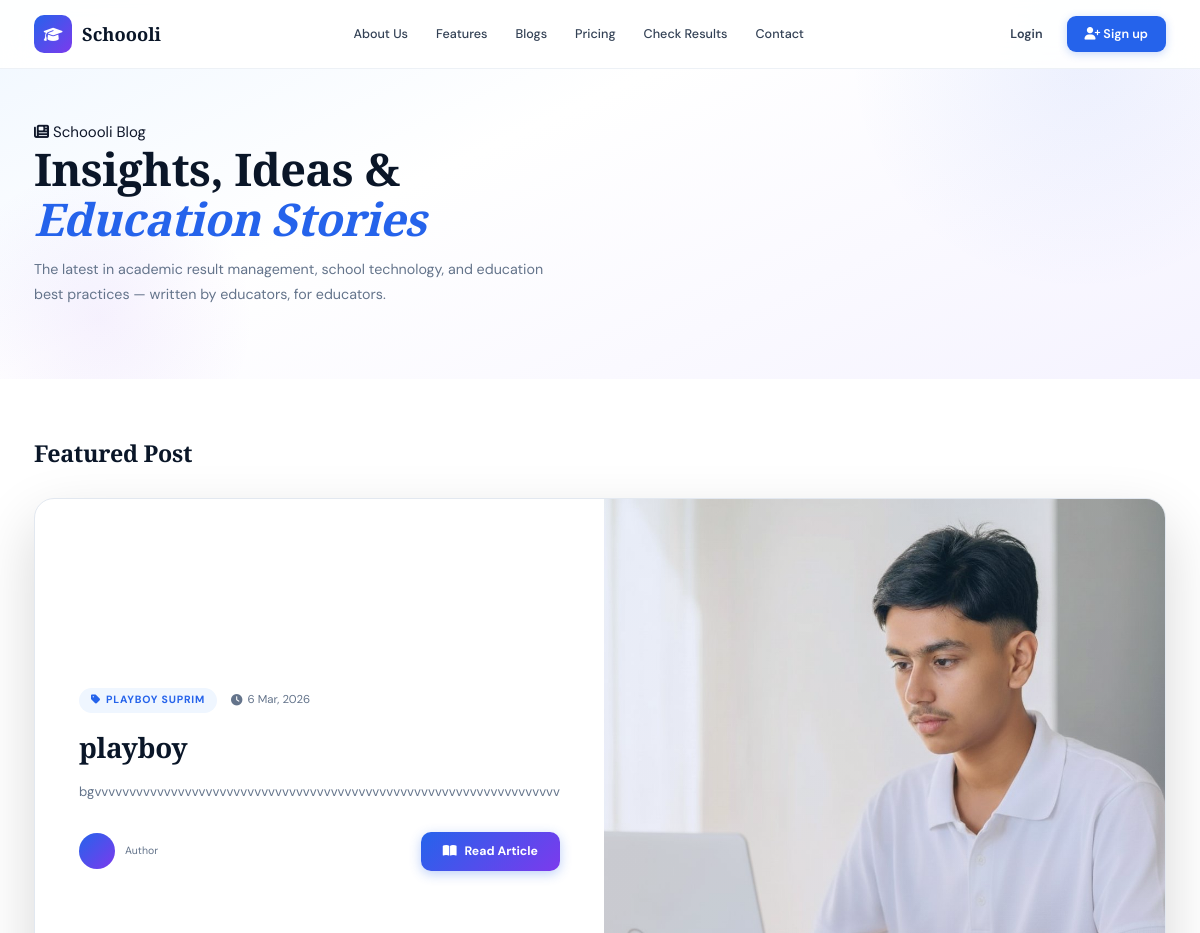
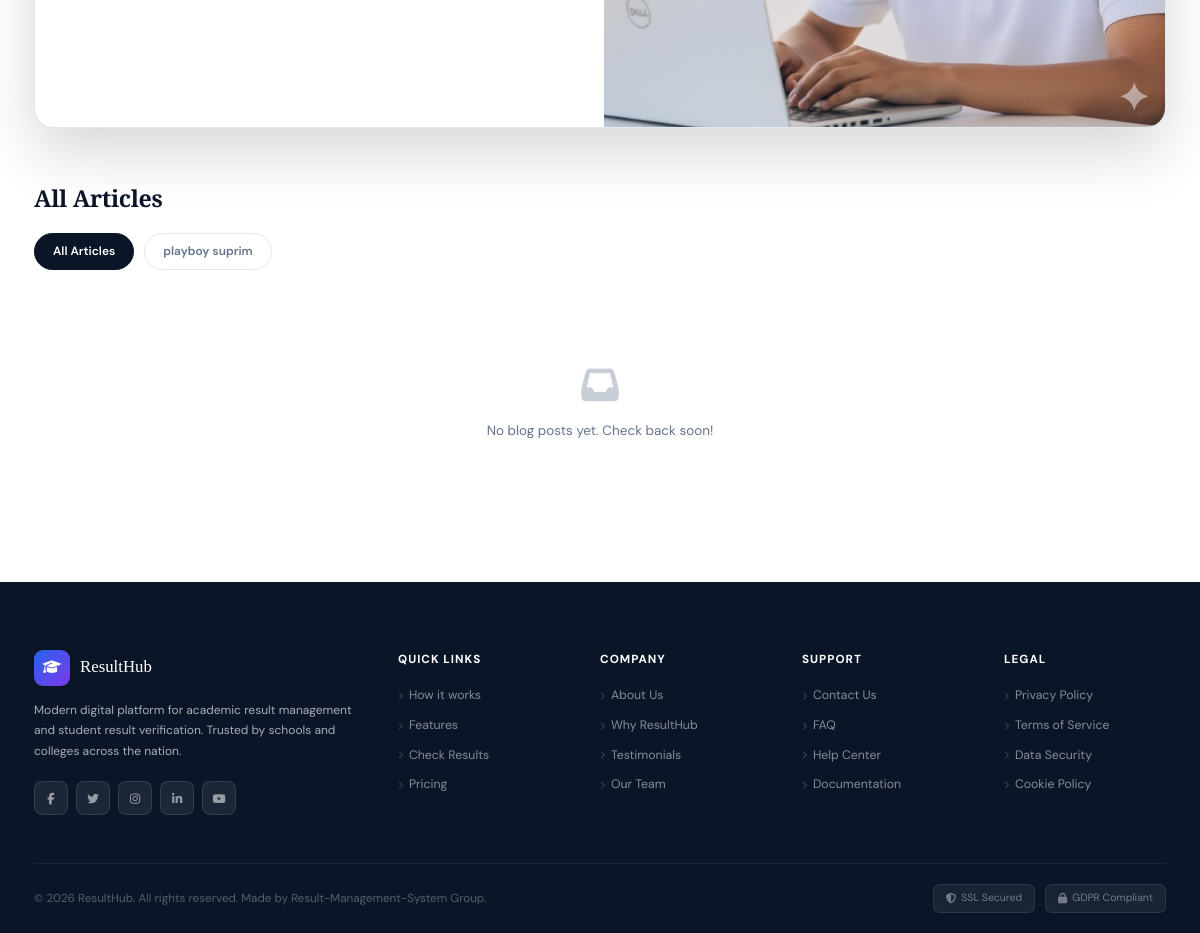
The app's page /blogs/ with its own data (2 pictures, top to bottom).
### results/models.py (models this page shows, shortened)
class Blog(models.Model):
    title = models.CharField(max_length=300)
    slug = models.SlugField(unique=True, blank=True)
    excerpt = models.TextField(help_text="Short summary of the blog post (150-200 characters)")
    content = HTMLField(help_text="Write your blog content here")
    featured_image = models.ImageField(upload_to='blog_images/', null=True, blank=True)
    category = models.ForeignKey(BlogCategory, on_delete=models.SET_NULL, null=True, blank=True)
    author = models.ForeignKey(User, on_delete=models.CASCADE, related_name='blog_posts')
    meta_description = models.CharField(max_length=160, blank=True, help_text="SEO meta description")
    meta_keywords = models.CharField(max_length=200, blank=True, help_text="comma-separated keywords")
    is_published = models.BooleanField(default=True)
    featured = models.BooleanField(default=False, help_text="Mark as featured blog")
    created_at = models.DateTimeField(auto_now_add=True)
    updated_at = models.DateTimeField(auto_now=True)
    views = models.IntegerField(default=0)
    class Meta:
        ordering = ['-created_at']
        verbose_name = "Blog Post"
        verbose_name_plural = "Blog Posts"

class BlogCategory(models.Model):
    name = models.CharField(max_length=100, unique=True)
    slug = models.SlugField(unique=True, blank=True)
    description = models.TextField(blank=True, null=True)
    class Meta:
        verbose_name_plural = "Blog Categories"

### results/views.py (the view)
# urls.py: path('blogs/', views.blog_list, name='blog_list'),
def blog_list(request):
    page_num = request.GET.get('page', 1)
    category_slug = request.GET.get('category')
    blogs = Blog.objects.filter(is_published=True).order_by('-created_at')
    current_category = None
    if category_slug:
        current_category = get_object_or_404(BlogCategory, slug=category_slug)
        blogs = blogs.filter(category=current_category)
    featured_post = blogs.filter(featured=True).first()
    if featured_post:
        blogs = blogs.exclude(id=featured_post.id)
    categories = BlogCategory.objects.all()
    paginator = Paginator(blogs, 6)  # 6 posts per page
    page_obj = paginator.get_page(page_num)
    context = {
        'featured_post': featured_post,
        'posts': page_obj,
        'categories': categories,
        'current_category': current_category,
    }
    return render(request, 'results/blogs.html', context)

### results/templates/results/blogs.html (shortened to what this page needs)
{% extends 'results/base.html' %}
{% load static %}
{% block content %}
<section class="blog-hero">
  <div class="blog-hero-inner">
    <div class="section-label"><i class="fas fa-newspaper"></i> Schoooli Blog</div>
    <h1>Insights, Ideas &amp;<br><em>Education Stories</em></h1>
    <p>The latest in academic result management, school technology, and education best practices — written by educators, for educators.</p>
  </div>
</section>
{% if featured_post %}
<section class="featured-section">
  <div class="section-head">
    <h2 class="section-title">Featured Post</h2>
  </div>
  <a href="{% url 'blog_detail' featured_post.slug %}" class="featured-card">
    <div class="featured-content">
      <div class="post-meta">
        {% if featured_post.category %}
        <span class="post-cat cat-blue">
          <i class="fas fa-tag"></i>
          {{ featured_post.category.name }}
        </span>
        {% endif %}
        <span class="post-date">
          <i class="fas fa-clock"></i>
          {{ featured_post.created_at|date:"j M, Y" }}
        </span>
      </div>
      <h2>{{ featured_post.title }}</h2>
      <p>{{ featured_post.excerpt }}</p>
      <div class="post-footer">
        <div class="author-row">
          <div class="author-av">
          </div>
          <div>
            <div class="author-role">Author</div>
          </div>
        </div>
        <span class="read-btn"><i class="fas fa-book-open"></i> Read Article</span>
      </div>
    </div>
    <div class="featured-img">
      {% if featured_post.featured_image %}
        <img src="{{ featured_post.featured_image.url }}" alt="{{ featured_post.title }}">
      {% else %}
        <img src="https://images.unsplash.com/photo-1509062522246-3755977927d7?w=800&q=80" alt="{{ featured_post.title }}">
      {% endif %}
    </div>
  </a>
</section>
{% endif %}
<section class="filter-section">
  <div class="section-head" style="margin-bottom:16px">
    <h2 class="section-title">All Articles</h2>
  </div>
  <div class="filter-row">
    <a href="{% url 'blog_list' %}"
       class="filter-pill {% if not current_category %}active{% endif %}">
      All Articles
    </a>
    {% for cat in categories %}
    <a href="{% url 'blog_list_by_category' cat.slug %}"
       class="filter-pill {% if current_category.id == cat.id %}active{% endif %}">
      {{ cat.name }}
    </a>
    {% endfor %}
  </div>
</section>
<section class="posts-section">
  <div class="posts-grid">
    {% for post in posts %}
    <a href="{% url 'blog_detail' post.slug %}" class="post-card">
      <div class="post-thumb">
        {% if post.featured_image %}
          <img src="{{ post.featured_image.url }}" alt="{{ post.title }}">
        {% else %}
          <div style="width: 100%; height: 100%; background: linear-gradient(135deg, var(--blue-light), var(--violet-bg)); display: flex; align-items: center; justify-content: center;">
            <i class="fas fa-image" style="font-size: 3rem; color: rgba(0,0,0,0.1);"></i>
          </div>
        {% endif %}
        {% if post.category %}
        <span class="thumb-cat post-cat cat-blue">
          <i class="fas fa-tag"></i> {{ post.category.name }}
        </span>
        {% endif %}
      </div>
      <div class="post-body">
        <h3 class="post-title">{{ post.title }}</h3>
        <p class="post-excerpt">{{ post.excerpt }}</p>
        <div class="post-card-foot">
          <span class="read-more">
            <i class="fas fa-arrow-right"></i> Read More
          </span>
          <span class="read-time">
            <i class="fas fa-clock"></i> {{ post.read_time }}
          </span>
        </div>
      </div>
    </a>
    {% empty %}
    <div class="empty-state">
      <i class="fas fa-inbox"></i>
      <p>No blog posts yet. Check back soon!</p>
    </div>
    {% endfor %}
  </div>
</section>
{% endblock %}

### results/templates/results/base.html (style rules this page uses)
*, *::before, *::after { box-sizing: border-box; margin: 0; padding: 0; }
html { scroll-behavior: smooth; font-size: 15px; }
:root { --navy: #0a1628; --navy-2: #112240; --blue: #1e40af; --blue-2: #2563eb; --blue-light: #eff6ff; --blue-mid: #60a5fa; --emerald: #059669; --emerald-bg: #ecfdf5; --amber: #d97706; --amber-bg: #fffbeb; --rose: #e11d48; --rose-bg: #fff1f2; --violet: #7c3aed; --violet-bg: #f5f3ff; --teal: #0d9488; --teal-bg: #f0fdfa; --slate: #64748b; --border: #e2e8f0; --bg: #f8fafc; --white: #ffffff; --text: #0f172a; --text-mid: #334155; --text-muted: #64748b; --radius: 14px; --radius-sm: 9px; --shadow-sm: 0 1px 3px rgba(0,0,0,.06),0 1px 2px rgba(0,0,0,.04); --shadow: 0 4px 16px rgba(0,0,0,.08),0 2px 4px rgba(0,0,0,.04); --shadow-lg: 0 12px 40px rgba(0,0,0,.12),0 4px 12px rgba(0,0,0,.06); --shadow-xl: 0 24px 60px rgba(0,0,0,.16); }
body { font-family: 'DM Sans', sans-serif; color: var(--text); background: var(--white); overflow-x: hidden; line-height: 1.6; }
img { display: block; max-width: 100%; }
button, a, input { -webkit-tap-highlight-color: transparent; outline: none; }

### records on screen
Blog: category.name "PLAYBOY SUPRIM", created_at "6 Mar, 2026", title "playboy", excerpt "bgvvvvvvvvvvvvvvvvvvvvvvvvvvvvvvvvvvvvvvvvvvvvvvvvvvvvvvvvvvvvvvvvvvv", featured_image (picture)
BlogCategory: name "playboy suprim"
